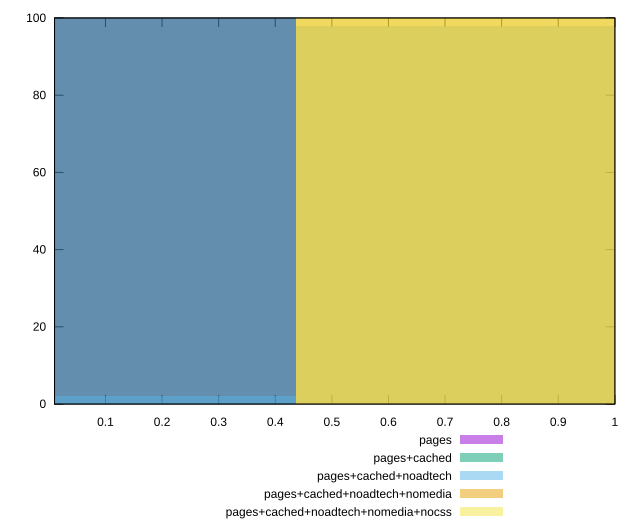

Write the gnuplot code that produced this figure.
reset

$pages <<EOF
0 100
EOF

$pagesCached <<EOF
0 100
EOF

$pagesCachedNoadtech <<EOF
0.8737642981687039 98
0 2
EOF

$pagesCachedNoadtechNomedia <<EOF
0.8737642981687039 100
EOF

$pagesCachedNoadtechNomediaNocss <<EOF
0.8737642981687039 100
EOF

set key outside below
set boxwidth 0.8737642981687039
set xrange [0.01:1]
set yrange [0:100]
set trange [0:100]
set style fill transparent solid 0.5 noborder
set terminal svg size 640, 530 enhanced background rgb 'white'
set output "report_00017_2021-02-10T15-08-03.406Z/max-potential-fid/comparison/histogram/all_score.svg"

plot $pages title "pages" with boxes, \
     $pagesCached title "pages+cached" with boxes, \
     $pagesCachedNoadtech title "pages+cached+noadtech" with boxes, \
     $pagesCachedNoadtechNomedia title "pages+cached+noadtech+nomedia" with boxes, \
     $pagesCachedNoadtechNomediaNocss title "pages+cached+noadtech+nomedia+nocss" with boxes

reset
